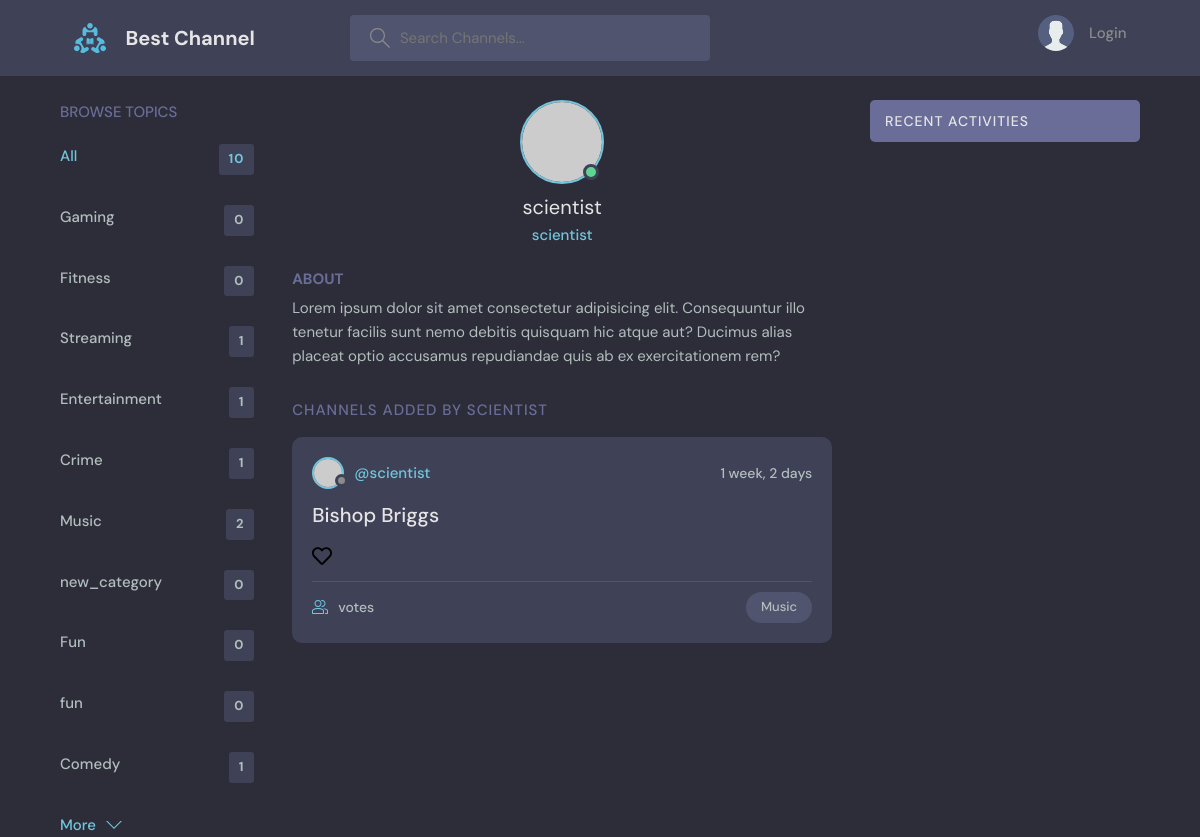
Screenshot of /profile/4 with the database file from the repository.
### base/models.py (models this page shows, shortened)
class Topic(models.Model):
    name = models.CharField(max_length=50)

class Room(models.Model):
    host = models.ForeignKey(User, on_delete=models.SET_NULL, null=True)
    topic = models.ForeignKey(Topic, on_delete=models.SET_NULL, null=True)
    name = models.CharField(max_length=200)
    link = models.CharField(max_length=500, default="Some Error Occured")
    voters = models.ManyToManyField(User, related_name="voters", blank=True)
    description = models.TextField(null=True, blank=True)
    updated = models.DateTimeField(auto_now=True)
    created = models.DateTimeField(auto_now_add=True)
    class Meta:
        ordering = ["-updated", "-created"]

### base/views.py (the view)
# urls.py: path("profile/<str:pk>", views.userProfile, name="user-profile"),
def userProfile(request, pk):
    user = User.objects.get(id=pk)
    rooms = user.room_set.all()
    room_messages = user.message_set.all()
    topics = Topic.objects.all()
    context = {
        "user": user,
        "rooms": rooms,
        "room_messages": room_messages,
        "topics": topics,
    }
    return render(request, "base/profile.html", context)

### base/templates/base/profile.html (shortened to what this page needs)
{% extends 'main.html' %}
{%block content%}
<main class="profile-page layout layout--3">
  <div class="container">
    {% include 'base/topics_component.html' %}
    <div class="roomList">
      <div class="profile">
        <div class="profile__avatar">
          <div class="avatar avatar--large active">
            <img src="https://randomuser.me/api/portraits/men/11.jpg" />
          </div>
        </div>
        <div class="profile__info">
          <h3>{{user.username}}</h3>
          <p>{{user.username}}</p>
        </div>
        <div class="profile__about">
          <h3>About</h3>
          <p>
            Lorem ipsum dolor sit amet consectetur adipisicing elit. Consequuntur illo tenetur
            facilis sunt nemo debitis quisquam hic atque aut? Ducimus alias placeat optio
            accusamus repudiandae quis ab ex exercitationem rem?
          </p>
        </div>
      </div>
      <div class="roomList__header">
        <div>
          <h2>Channels added by {{user.username}}</a>
          </h2>
        </div>
      </div>
      {% include 'base/feed_component.html' %}
    </div>
    {%include 'base/activity_component.html'%}
  </div>
</main>
{% endblock content %}

### base/templates/base/topics_component.html
<div class="topics">
    <div class="topics__header">
        <h2>Browse Topics</h2>
    </div>
    <ul class="topics__list">
        <li>
            <a href="{%url 'home' %}" class="active">All <span>{{topics.count}}</span></a>
        </li>
        {%for topic in topics%}
        <li>
            <a href="{%url 'home' %}?q={{topic.name}}">{{topic.name}} <span>{{topic.room_set.all.count}}</span></a>
        </li>
        {%endfor%}
    </ul>
    <a class="btn btn--link" href="topics.html">
        More
        <svg version="1.1" xmlns="http://www.w3.org/2000/svg" width="32" height="32" viewBox="0 0 32 32">
            <title>chevron-down</title>
            <path d="M16 21l-13-13h-3l16 16 16-16h-3l-13 13z"></path>
        </svg>
    </a>
</div>

### base/templates/base/feed_component.html (shortened to what this page needs)
{% load static %}
{% for room in rooms %}
<div class="roomListRoom">
    <div class="roomListRoom__header">
        <a href="{% url 'user-profile' room.host.id %}" class="roomListRoom__author">
            <div class="avatar avatar--small">
                <img src="https://randomuser.me/api/portraits/women/11.jpg" />
            </div>
            <span>@{{room.host.username}}</span>
        </a>
        <div class="roomListRoom__actions">
            <span>{{room.created | timesince}}</span>
        </div>
    </div>
    <div class="roomListRoom__content">
        <a href="{% url 'room' room.id %}">{{room.name}}</a>
        {% if room.voted %}
        <a href="{% url 'unvote-room' room.id%}" class="header__logo like__button">
            <img src="{%static 'images/heart-solid.svg'%}" />
        </a>
        {% else %}
        <a href="{% url 'upvote-room' room.id%}" class="header__logo like__button">
            <img src="{%static 'images/heart-regular.svg'%}" />
        </a>
        {% endif %}
    </div>
    <div class="roomListRoom__meta">
        <a href="{% url 'room' room.id %}" class="roomListRoom__joined">
            {{room.v_count}} votes
        </a>
        <p class="roomListRoom__topic">{{room.topic.name}}</p>
    </div>
</div>
{% endfor %}

### rows the page displays
Topic: name "Gaming", room_set.all.count "0"
Topic: name "Fitness", room_set.all.count "0"
Topic: name "Streaming", room_set.all.count "1"
Topic: name "Entertainment", room_set.all.count "1"
Topic: name "Crime", room_set.all.count "1"
Topic: name "Music", room_set.all.count "2"
Topic: name "new_category", room_set.all.count "0"
Topic: name "Fun", room_set.all.count "0"
Topic: name "fun", room_set.all.count "0"
Topic: name "Comedy", room_set.all.count "1"
Room: host.username "scientist", created "1 week, 2 days", name "Bishop Briggs", topic.name "Music"

### other values shown
{{ topics.count }} "10"
{{ user.username }} "scientist"
{{ user.username }} "SCIENTIST"
